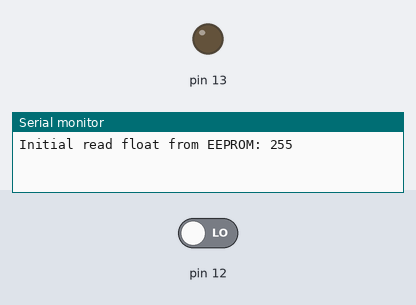
The sketch below on a simulated Arduino Uno, built with avr-gcc and run on an emulated ATmega328P. On the bench: output pins drawn as LEDs (lit = HIGH), the last lines printed to the serial monitor. Inputs (shaded band) come from the test bench; at power-on: pin 12 LOW. EEPROM starts erased.

Above: at 1.2 s.
1.3 s: pin 12 driven HIGH
At 1.9 s:
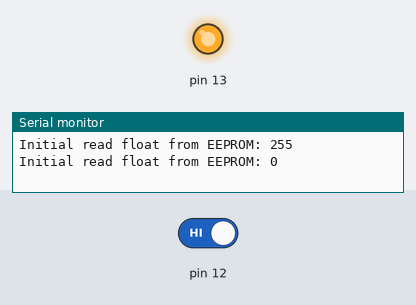
Timing chart, 0 to 4.3 s (numbered marks = the images above; inputs shaded):
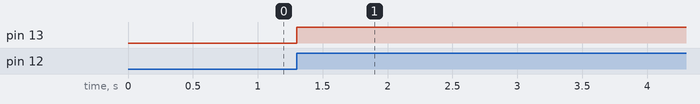

Measured:
- after the input at 1.3 s, pin 13: LOW → HIGH at once

The sketch:

task.ino
```cpp
#include <EEPROM.h>

//variable to store the previous state of the button
uint8_t lastButtonState = 0;

//variable to store the count value
uint8_t countVal = 0;

//address in eeprom where we store the count
int countAdress = 0;

void setup() {
  //initializing serial monitor
  Serial.begin(9600);

  //setting PB4 as input for the button
  DDRB &= ~(1 << PB4);
  //setting PB5 as output for the led
  DDRB |= (1 << PB5);

  //reading the count value from eeprom
  EEPROM.get(countAdress,countVal);

  Serial.print("Initial read float from EEPROM: ");
  Serial.println(countVal);
}

void loop() {
  //reading the current state of the button
  uint8_t buttonState = PINB & (1 << PB4);
  //checking if button was pressed
  if (buttonState && !lastButtonState){
    //incrementing countVal using assembly
    asm volatile (
      "lds r24, %A0\n\t"
      "inc r24 \n\t"
      "sts %A0, r24\n\t"
      :
      : "m" (countVal)
      : "r24"
    );
    //toggling the led
    PORTB ^= (1 << PB5);
    //saving the incremented value to eeprom
    EEPROM.put(countAdress,countVal);
    Serial.print("Initial read float from EEPROM: ");
    Serial.println(countVal);
  }
  //updating the last button state
  lastButtonState = buttonState;
}
```
